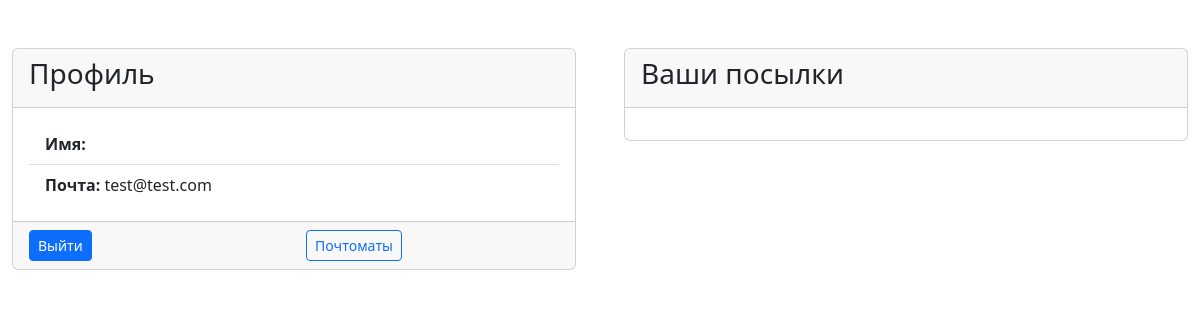
Page / (signed in) on the earlier database version.
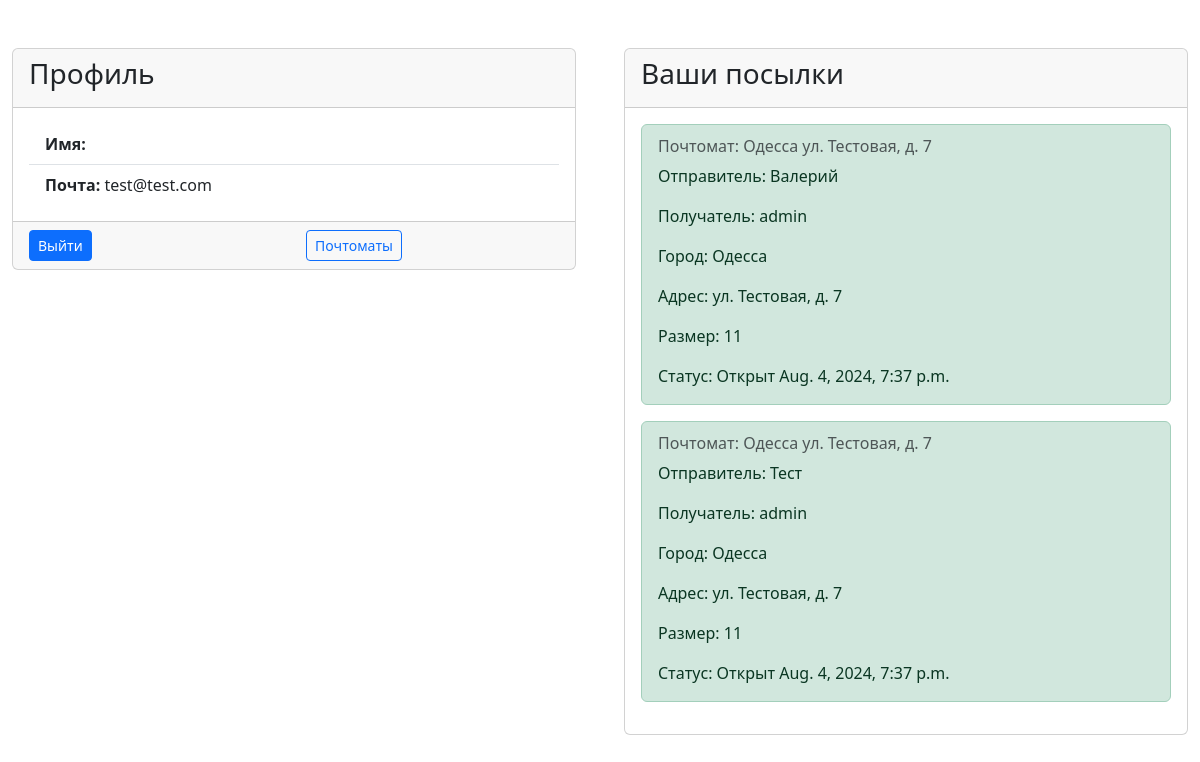
Same page on the later database version.
### parcel/models.py (models this page shows, shortened)
class Parcel(models.Model):
    recipient = models.ForeignKey(User, on_delete=models.CASCADE)
    sender = models.CharField(max_length=100)
    size = models.IntegerField()
    post_machine_recipient = models.ForeignKey(PostMachine, on_delete=models.CASCADE)
    locker = models.ForeignKey(Locker, null=True, blank=True, default=None, on_delete=models.DO_NOTHING)
    order_datetime = models.DateTimeField('order datetime', blank=True, null=True)
    open_datetime = models.DateTimeField('open datetime', blank=True, null=True)
    update_datetime = models.DateTimeField('update datetime', default=datetime.now)
    status = models.BooleanField(default=False)

### post_machine/models.py (models this page shows)
class PostMachine(models.Model):
    address = models.CharField(max_length=100)
    city = models.CharField(max_length=100)
    def __str__(self):
        return f'{self.city} {self.address}'

### user/views.py (the view)
# urls.py: path('', user.views.user_page),
def user_page(request):
    if request.user.is_authenticated:
        parcels = models.Parcel.objects.filter(recipient=request.user)
        return render(request, 'user/user_page.html', {'parcels': parcels})
    else:
        return redirect('/user/login/')

### templates/user/user_page.html (shortened to what this page needs)
{% extends 'base.html' %}
{% block content %}
    <div class="row">
        <div class="col-md-6">
            <div class="container mt-5">
                <div class="card">
                    <div class="card-header">
                        <h3>Профиль</h3>
                    </div>
                    <div class="card-body">
                        <ul class="list-group list-group-flush">
                            <li class="list-group-item"><b>Имя:</b> {{ user.first_name }}</li>
                            <li class="list-group-item"><b>Почта:</b> {{ user.email }}</li>
                        </ul>
                    </div>
                    <div class="card-footer">
                        <div class="row">
                            <div class="col-md-6">
                                <form method="post" action="/user/logout/">
                                <input class="btn btn-sm btn-primary text-center" type="submit" value="Выйти">
                            </form>
                            </div>
                            <div class="col-md-6">
                                <a href="/post_machine/" class="btn btn-sm btn-outline-primary text-center">Почтоматы</a>
                            </div>
                        </div>
                    </div>
                </div>
            </div>
        </div>
        <div class="col-md-6">
            <div class="container mt-5">
                <div class="card">
                    <div class="card-header">
                        <h3>Ваши посылки</h3>
                    </div>
                    <div class="card-body">
                        {% for parcel in parcels %}
                            {% if parcel.status == False %}
                                <div class="alert alert-danger" role="alert">
                            {% else %}
                                <div class="alert alert-success" role="alert">
                            {% endif %}
                        <h6 class="card-subtitle mb-2 text-muted">Почтомат: {{ parcel.post_machine_recipient }}</h6>
                        <p class="card-text">Отправитель: {{ parcel.sender }}</p>
                        <p class="card-text">Получатель: {{ parcel.recipient }}</p>
                        <p class="card-text">Город: {{ parcel.post_machine_recipient.city }}</p>
                        <p class="card-text">Адрес: {{ parcel.post_machine_recipient.address }}</p>
                        <p class="card-text">Размер: {{ parcel.size }}</p>
                        <p class="card-text">Статус: {% if parcel.status == False %} В пути {% else %} Открыт
                            {{ parcel.open_datetime }} {% endif %}</p>
                        </div>
                        {% endfor %}
                        </div>
                    </div>
                </div>
            </div>
        </div>
{% endblock %}

### templates/base.html (shortened to what this page needs)
<!DOCTYPE html>
<html lang="en">
<head>
<link href="https://cdn.jsdelivr.net/npm/bootstrap@5.3.3/dist/css/bootstrap.min.css" rel="stylesheet"
>
</head>
<body>
<main>
    {% block content %}{% endblock %}
</main>
</body>
</html>

Differences in the rows shown:
added Parcel: post_machine_recipient "Одесса ул. Тестовая, д. 7", sender "Валерий", recipient "admin", post_machine_recipient.city "Одесса", post_machine_recipient.address "ул. Тестовая, д. 7", size "11", open_datetime "Aug. 4, 2024, 7:37 p.m."
added Parcel: post_machine_recipient "Одесса ул. Тестовая, д. 7", sender "Тест", recipient "admin", post_machine_recipient.city "Одесса", post_machine_recipient.address "ул. Тестовая, д. 7", size "11", open_datetime "Aug. 4, 2024, 7:37 p.m."
